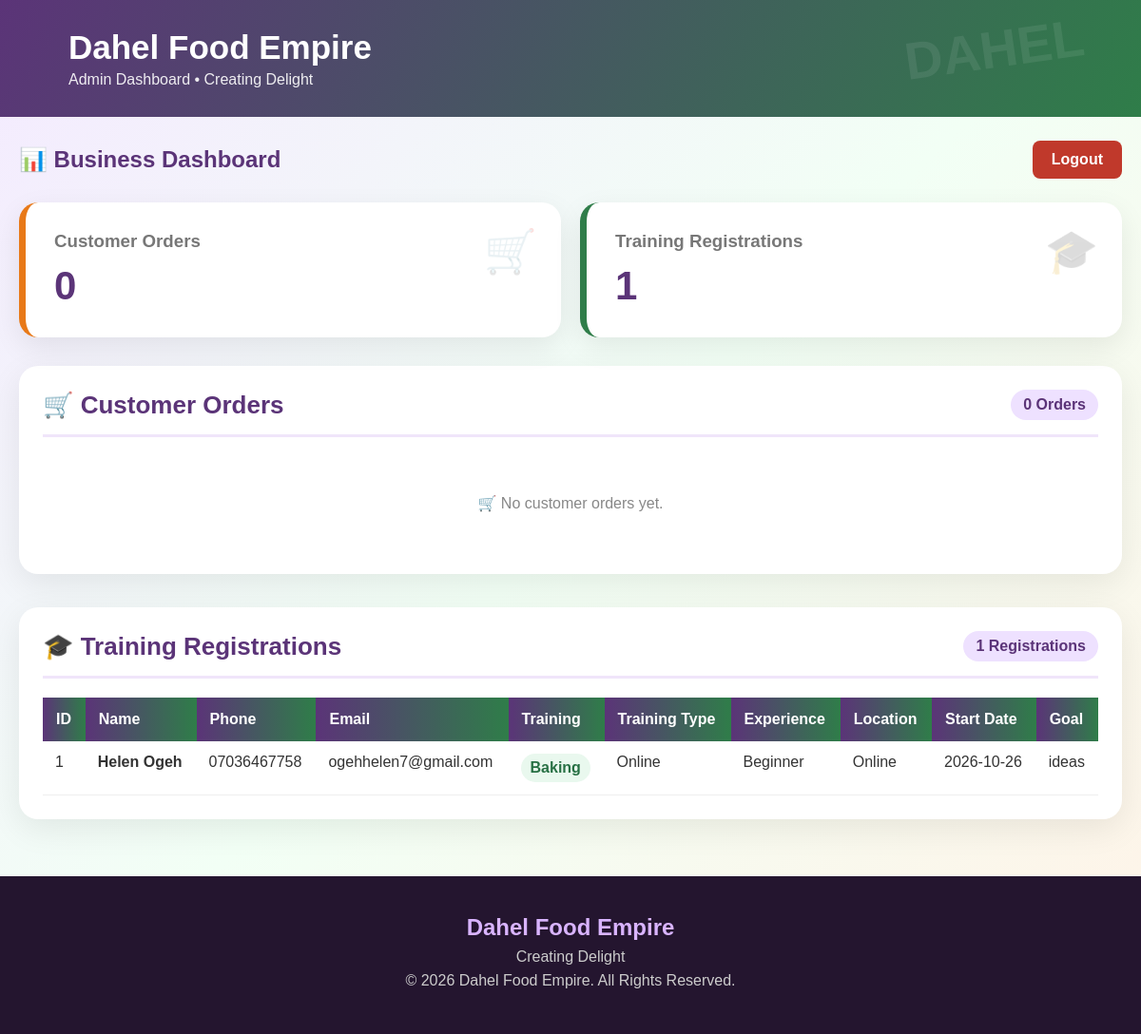
/admin (signed in), run on the app's committed database.
### tables this page shows
CREATE TABLE training_registrations (
            id INTEGER PRIMARY KEY AUTOINCREMENT,
            name TEXT,
            phone TEXT,
            email TEXT,
            training TEXT,
            training_type TEXT,
            experience TEXT,
            location TEXT,
            start_date TEXT,
            goal TEXT
        );

### app.py (the view)
@app.route("/admin")
def admin():
    if not session.get("admin_logged_in"):
        return redirect(
            url_for("admin_login")
        )
    conn = sqlite3.connect("dahel.db")
    cursor = conn.cursor()
    cursor.execute("""
        SELECT *
        FROM training_registrations
        ORDER BY id DESC
    """)
    registrations = cursor.fetchall()
    cursor.execute("""
        SELECT *
        FROM orders
        ORDER BY id DESC
    """)
    orders = cursor.fetchall()
    conn.close()
    return render_template(
        "admin.html",
        registrations=registrations,
        orders=orders
    )

### templates/admin.html (shortened to what this page needs)
<!DOCTYPE html>
<html lang="en">
<head>
</head>
<body>
<header>
    <h1>
        Dahel Food Empire
    </h1>
    <p>
        Admin Dashboard • Creating Delight
    </p>
    <div class="header-watermark">
    </div>
</header>
<div class="top-bar">
    <div class="welcome">
        📊 Business Dashboard
    </div>
    <a
        href="/admin/logout"
        class="logout"
    >
        Logout
    </a>
</div>
<section class="stats">
    <div class="stat-card order-stat">
        <div class="stat-icon">
            🛒
        </div>
        <h3>
            Customer Orders
        </h3>
        <div class="stat-number">
            {{ orders|length }}
        </div>
    </div>
    <div class="stat-card training-stat">
        <div class="stat-icon">
            🎓
        </div>
        <h3>
            Training Registrations
        </h3>
        <div class="stat-number">
            {{ registrations|length }}
        </div>
    </div>
</section>
<div class="container">
    <div class="section-card">
        <div class="section-title">
            <h2>
                🛒 Customer Orders
            </h2>
            <span>
                {{ orders|length }} Orders
            </span>
        </div>
        {% if orders %}
        <div class="table-wrapper">
            <table>
                <thead>
                    <tr>
                        <th>
                            ID
                        </th>
                        <th>
                            Product
                        </th>
                        <th>
                            Quantity
                        </th>
                        <th>
                            Customer Name
                        </th>
                        <th>
                            Phone
                        </th>
                        <th>
                            Delivery Address
                        </th>
                    </tr>
                </thead>
                <tbody>
                    {% for order in orders %}
                    <tr>
                        <td>
                            {{ order[0] }}
                        </td>
                        <td>
                            <span class="product-badge">
                                {{ order[1] }}
                            </span>
                        </td>
                        <td>
                            {{ order[2] }}
                        </td>
                        <td>
                            <strong>
                                {{ order[3] }}
                            </strong>
                        </td>
                        <td>
                            {{ order[4] }}
                        </td>
                        <td>
                            {{ order[5] }}
                        </td>
                    </tr>
                    {% endfor %}
                </tbody>
            </table>
        </div>
        {% else %}
        <div class="empty">
            🛒 No customer orders yet.
        </div>
        {% endif %}
    </div>
    <div class="section-card">
        <div class="section-title">
            <h2>
                🎓 Training Registrations
            </h2>
            <span>
                {{ registrations|length }} Registrations
            </span>
        </div>
        {% if registrations %}
        <div class="table-wrapper">
            <table>
                <thead>
                    <tr>
                        <th>
                            ID
                        </th>
                        <th>
                            Name
                        </th>
                        <th>
                            Phone
                        </th>
                        <th>
                            Email
                        </th>
                        <th>
                            Training
                        </th>
                        <th>
                            Training Type
                        </th>
                        <th>
                            Experience
                        </th>
                        <th>
                            Location
                        </th>
                        <th>
                            Start Date
                        </th>
                        <th>
                            Goal
                        </th>
                    </tr>
                </thead>
                <tbody>
                    {% for registration in registrations %}
                    <tr>
                        <td>
                            {{ registration[0] }}
                        </td>
                        <td>
                            <strong>
                                {{ registration[1] }}
                            </strong>
                        </td>
                        <td>
                            {{ registration[2] }}
                        </td>
                        <td>
                            {{ registration[3] }}
                        </td>
                        <td>
                            <span class="training-badge">
                                {{ registration[4] }}
                            </span>
                        </td>
                        <td>
                            {{ registration[5] }}
                        </td>
                        <td>
                            {{ registration[6] }}
                        </td>
                        <td>
                            {{ registration[7] }}
                        </td>
                        <td>
                            {{ registration[8] }}
                        </td>
                        <td>
                            {{ registration[9] }}
                        </td>
                    </tr>
                    {% endfor %}
                </tbody>
            </table>
        </div>
        {% else %}
        <div class="empty">
            🎓 No training registrations yet.
        </div>
        {% endif %}
    </div>
</div>
<footer>
    <h2>
        Dahel Food Empire
    </h2>
    <p>
        Creating Delight
    </p>
    <p>
        © 2026 Dahel Food Empire. All Rights Reserved.
    </p>
</footer>
</body>
</html>

### templates/admin.html (style rules this page uses)
* { margin: 0; padding: 0; box-sizing: border-box; }
body { font-family: Arial, sans-serif; background: linear-gradient( 135deg, #f4eaff, #f2fff5, #fff3e7 ); color: #333; min-height: 100vh; }
header { padding: 30px 6%; color: white; background: linear-gradient( 120deg, #5b3478, #2f7d49, #e87918, #5b3478 ); background-size: 300% 300%; animation: movingColours 10s ease infinite; position: relative; overflow: hidden; }
header h1 { font-size: 35px; margin-bottom: 5px; }
header p { opacity: 0.9; }
.header-watermark { position: absolute; right: 5%; top: 20px; font-size: 55px; font-weight: bold; opacity: 0.08; transform: rotate(-8deg); pointer-events: none; }
.top-bar { max-width: 1300px; margin: 25px auto; padding: 0 20px; display: flex; justify-content: space-between; align-items: center; gap: 20px; }
.welcome { color: #5b3478; font-size: 24px; font-weight: bold; }
.logout { display: inline-block; background: #c0392b; color: white; padding: 11px 20px; border-radius: 8px; text-decoration: none; font-weight: bold; transition: 0.3s; }
.stats { max-width: 1300px; margin: 25px auto; padding: 0 20px; display: grid; grid-template-columns: repeat(2, 1fr); gap: 20px; }
.stat-card { background: white; padding: 30px; border-radius: 20px; box-shadow: 0 10px 30px rgba(0,0,0,0.08); position: relative; overflow: hidden; transition: 0.3s; }
.stat-card h3 { color: #777; margin-bottom: 12px; }
.stat-number { font-size: 42px; font-weight: bold; color: #5b3478; }
.stat-card.order-stat { border-left: 7px solid #e87918; }
.stat-card.training-stat { border-left: 7px solid #2f7d49; }
.stat-icon { position: absolute; right: 25px; top: 25px; font-size: 45px; opacity: 0.18; }
.container { max-width: 1300px; margin: 30px auto; padding: 0 20px; }
.section-card { background: white; border-radius: 20px; padding: 25px; margin-bottom: 35px; box-shadow: 0 10px 35px rgba(0,0,0,0.08); overflow: hidden; }
.section-title { display: flex; justify-content: space-between; align-items: center; margin-bottom: 20px; padding-bottom: 15px; border-bottom: 3px solid #f0e5fa; }
.section-title h2 { color: #5b3478; font-size: 26px; }
.section-title span { background: #eee1ff; color: #5b3478; padding: 7px 13px; border-radius: 20px; font-weight: bold; }
.table-wrapper { overflow-x: auto; }
table { width: 100%; min-width: 900px; border-collapse: collapse; }
th { background: linear-gradient( 90deg, #5b3478, #2f7d49 ); color: white; padding: 14px; text-align: left; white-space: nowrap; }
td { padding: 13px; border-bottom: 1px solid #eee; vertical-align: top; }
.training-badge { display: inline-block; background: #e9f8ee; color: #277044; padding: 6px 10px; border-radius: 15px; font-weight: bold; }
.empty { text-align: center; padding: 40px; color: #888; font-size: 16px; }
footer { margin-top: 60px; padding: 40px 20px; text-align: center; background: #24152f; color: white; }
footer h2 { color: #d9b4ff; margin-bottom: 8px; }
footer p { color: #ccc; margin: 7px; }

### data on the page
training_registrations: id "1", name "Helen Ogeh", phone "07036467758", email "ogehhelen7@gmail.com", training "Baking", training_type "Online", experience "Beginner", location "Online", start_date "2026-10-26", goal "ideas"

### other printed values
{{ orders|length }} "0"
{{ registrations|length }} "1"
